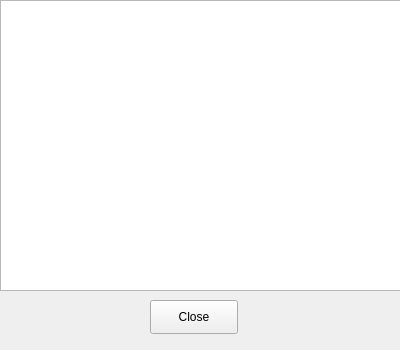
<?xml version="1.0" encoding="UTF-8"?>
<ui version="4.0">
 <class>Console</class>
 <widget class="QWidget" name="Console">
  <property name="geometry">
   <rect>
    <x>0</x>
    <y>0</y>
    <width>400</width>
    <height>350</height>
   </rect>
  </property>
  <property name="minimumSize">
   <size>
    <width>400</width>
    <height>350</height>
   </size>
  </property>
  <property name="windowTitle">
   <string>Form</string>
  </property>
  <widget class="QTextEdit" name="log">
   <property name="geometry">
    <rect>
     <x>0</x>
     <y>0</y>
     <width>401</width>
     <height>291</height>
    </rect>
   </property>
   <property name="font">
    <font>
     <pointsize>9</pointsize>
    </font>
   </property>
   <property name="lineWrapMode">
    <enum>QTextEdit::LineWrapMode::WidgetWidth</enum>
   </property>
   <property name="readOnly">
    <bool>true</bool>
   </property>
   <property name="placeholderText">
    <string/>
   </property>
  </widget>
  <widget class="QPushButton" name="closeconsole">
   <property name="geometry">
    <rect>
     <x>150</x>
     <y>300</y>
     <width>88</width>
     <height>34</height>
    </rect>
   </property>
   <property name="text">
    <string>Close</string>
   </property>
   <property name="icon">
    <iconset theme="QIcon::ThemeIcon::ListRemove"/>
   </property>
  </widget>
 </widget>
 <resources/>
 <connections/>
</ui>
